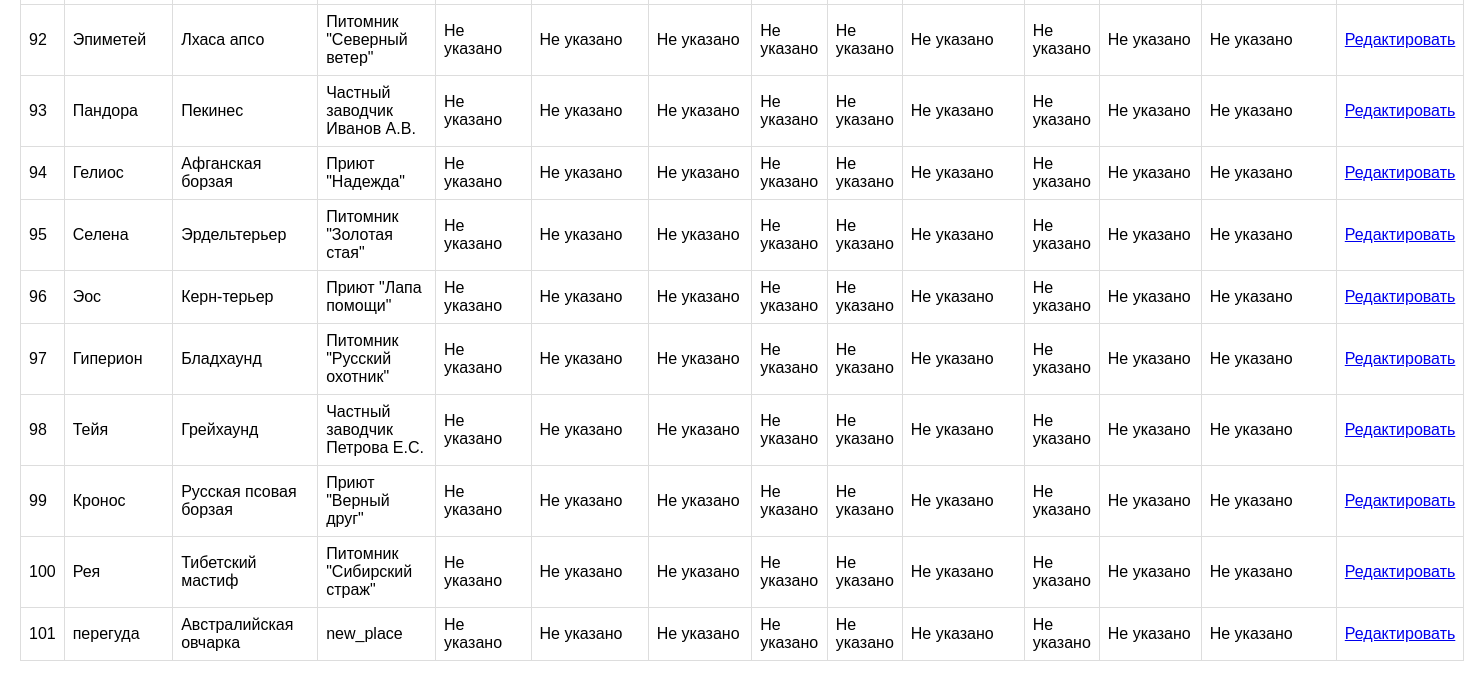
The app's page /add (lower part), older data.
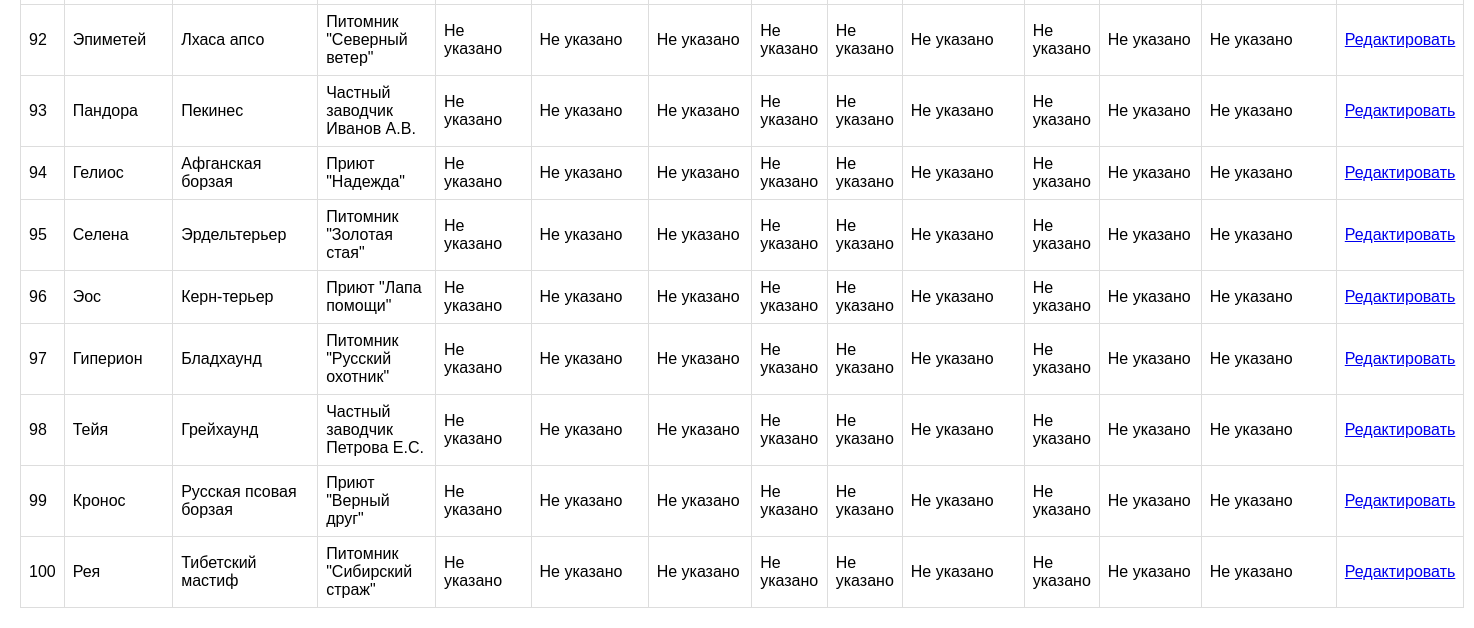
The same page, newer data.
### tables this page shows
CREATE TABLE "dogs" (
	"id"	INTEGER,
	"name"	VARCHAR(100) NOT NULL,
	"birth_date"	DATE,
	"breeds_id"	INTEGER,
	"getting_id"	INTEGER,
	"vet_examinations_id"	INTEGER,
	"location_id"	INTEGER,
	"registration_date"	DATE,
	"microchip_number"	VARCHAR(20),
	"coat_type"	INTEGER,
	"color_variations"	INTEGER,
	"temperament"	INTEGER,
	"size"	INTEGER,
	PRIMARY KEY("id" AUTOINCREMENT),
	FOREIGN KEY("breeds_id") REFERENCES "breeds"("id"),
	FOREIGN KEY("coat_type") REFERENCES "coat_type"("id"),
	FOREIGN KEY("color_variations") REFERENCES "color_variations"("id"),
	FOREIGN KEY("getting_id") REFERENCES "getting"("id"),
	FOREIGN KEY("location_id") REFERENCES "locations"("id"),
	FOREIGN KEY("size") REFERENCES "size"("id"),
	FOREIGN KEY("temperament") REFERENCES "temperament"("id"),
	FOREIGN KEY("vet_examinations_id") REFERENCES "vet_examinations"("id")
);

CREATE TABLE breeds (
    id INTEGER PRIMARY KEY AUTOINCREMENT,
    breed_name VARCHAR(100) NOT NULL,
    breed_group VARCHAR(50),
    origin_country VARCHAR(50),
    average_lifes INTEGER,
    typical_use VARCHAR(100),
    common_health_issues VARCHAR(200),
    recommended_vaccinations VARCHAR(200),
    veterinary_care VARCHAR(50),
    average_weight_male FLOAT,
    average_weight_female FLOAT,
    trainability_level VARCHAR(50),
    recommended_training_age INTEGER,
    common_behavioral_issues VARCHAR(200),
    preferred_training_methods VARCHAR(200),
    typical_learning_period INTEGER
);

CREATE TABLE locations (
    id INTEGER PRIMARY KEY AUTOINCREMENT,
    location_name VARCHAR(100) NOT NULL,
    location_type VARCHAR(50),
    address VARCHAR(200),
    contact_info VARCHAR(100),
    price FLOAT,
    availability INTEGER,
    website VARCHAR(200)
);

### flask_app.py (the view, shortened to what this page needs)
@app.route('/add', methods=['GET', 'POST'])
def add():
    errors = []
    dogs = None
    with get_db_connection() as conn:
        breeds = conn.execute("SELECT id, breed_name FROM breeds ORDER BY breed_name").fetchall()
        locations = conn.execute("SELECT id, location_name FROM locations ORDER BY location_name").fetchall()
        coat_types = conn.execute("SELECT id, coat_type_name FROM coat_type ORDER BY coat_type_name").fetchall()
        color_variations = conn.execute("SELECT id, color_variations_name FROM color_variations ORDER BY color_variations_name").fetchall()
        temperaments = conn.execute("SELECT id, temperament_name FROM temperament ORDER BY temperament_name").fetchall()
        sizes = conn.execute("SELECT id, size_name FROM size ORDER BY size_name").fetchall()
        gettings = conn.execute("SELECT id, getting_by FROM getting WHERE getting_by IS NOT NULL ORDER BY getting_by").fetchall()
        vet_examinations = conn.execute("SELECT id, examination_date FROM vet_examinations ORDER BY examination_date").fetchall()
    with get_db_connection() as conn:
        dogs = conn.execute("""
            SELECT d.id, d.name, b.breed_name, l.location_name
            FROM dogs d
            LEFT JOIN breeds b ON d.breeds_id = b.id
            LEFT JOIN locations l ON d.location_id = l.id
            ORDER BY d.id
        """).fetchall()
    return render_template('add.html', errors=errors, dogs=dogs, breeds=breeds, locations=locations,
                           coat_types=coat_types, color_variations=color_variations, temperaments=temperaments,
                           sizes=sizes, gettings=gettings, vet_examinations=vet_examinations)

### flask_app.py (called while the page is built)
def get_db_connection():
    active_db = session.get('active_db', DB_PATH_1)
    conn = sqlite3.connect(active_db, timeout=10)
    conn.row_factory = sqlite3.Row
    return LoggingConnection(conn)

    def execute(self, sql, parameters=()):
        logging.debug(f"Executing SQL: {sql} with parameters: {parameters}")
        return super().execute(sql, parameters)

    def execute(self, sql, parameters=()):
        cursor = self.conn.cursor(LoggingCursor)
        return cursor.execute(sql, parameters)

    def __enter__(self):
        self.conn.__enter__()
        return self

    def __exit__(self, exc_type, exc_val, exc_tb):
        self.conn.__exit__(exc_type, exc_val, exc_tb)

### templates/add.html (shortened to what this page needs)
<!doctype html>
<html lang="ru">
    <head>
        <link
            rel="stylesheet"
            href="{{ url_for('static', filename='style.css') }}"
        />
    </head>
    <body>
        {% if dogs %}
        <table>
            {% for dog in dogs %}
            <tr>
                <td>{{ dog['id'] }}</td>
                <td>{{ dog['name'] }}</td>
                <td>{{ dog['breed_name'] or 'Не указано' }}</td>
                <td>{{ dog['location_name'] or 'Не указано' }}</td>
                <td>{{ dog['birth_date'] or 'Не указано' }}</td>
                <td>{{ dog['registration_date'] or 'Не указано' }}</td>
                <td>{{ dog['microchip_number'] or 'Не указано' }}</td>
                <td>{{ dog['coat_type_name'] or 'Не указано' }}</td>
                <td>{{ dog['color_variations_name'] or 'Не указано' }}</td>
                <td>{{ dog['temperament_name'] or 'Не указано' }}</td>
                <td>{{ dog['size_name'] or 'Не указано' }}</td>
                <td>{{ dog['getting_by'] or 'Не указано' }}</td>
                <td>{{ dog['examination_date'] or 'Не указано' }}</td>
                <td>
                    <a href="{{ url_for('edit', id=dog['id']) }}"
                        >Редактировать</a
                    >
                </td>
            </tr>
            {% endfor %}
        </table>
        {% else %}
        <p>Нет собак для отображения.</p>
        {% endif %}
    </body>
</html>

Row changes from the older to the newer data that the page shows:
removed dogs: id "101", name "перегуда", breed_name "Австралийская овчарка", location_name "new_place", dog "Не указано"
